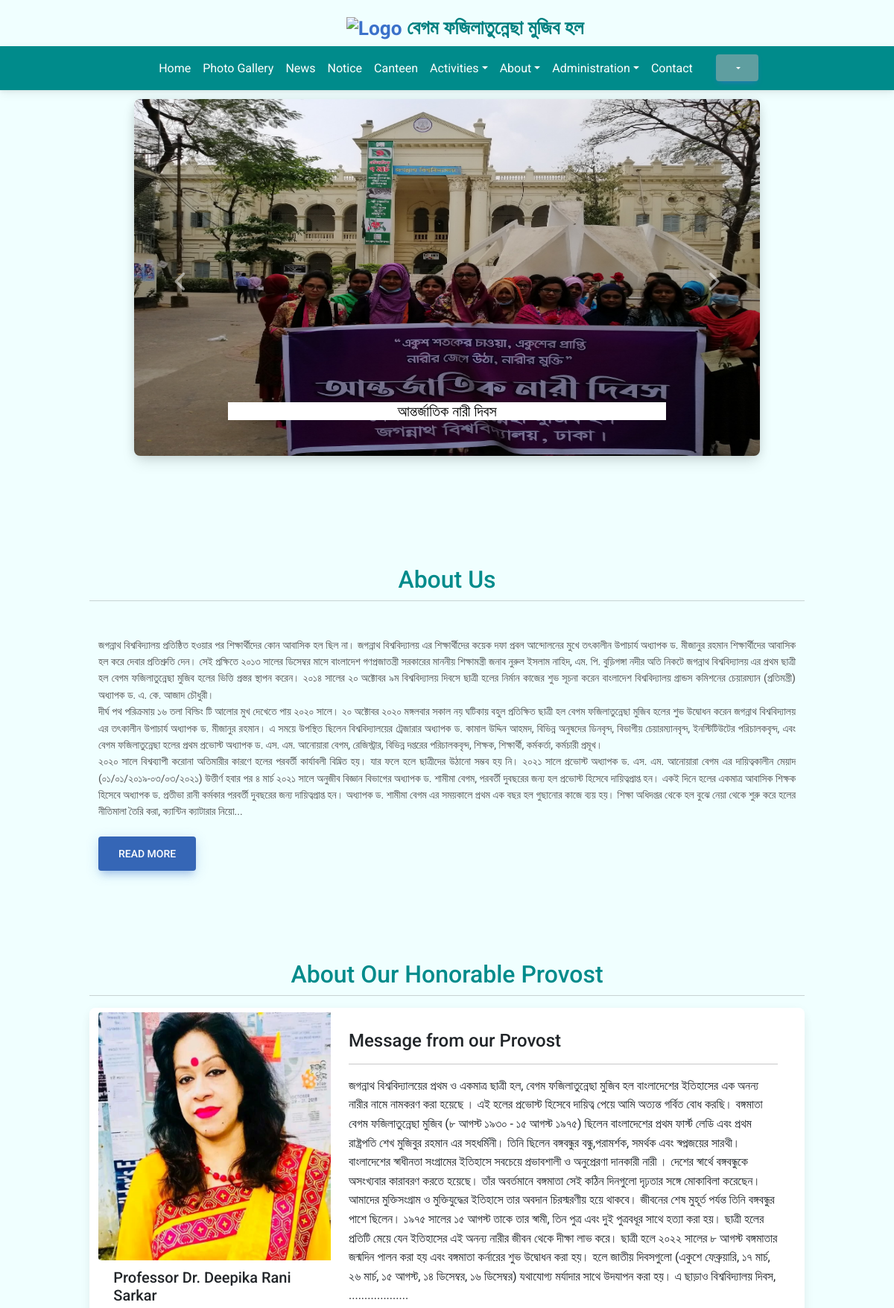
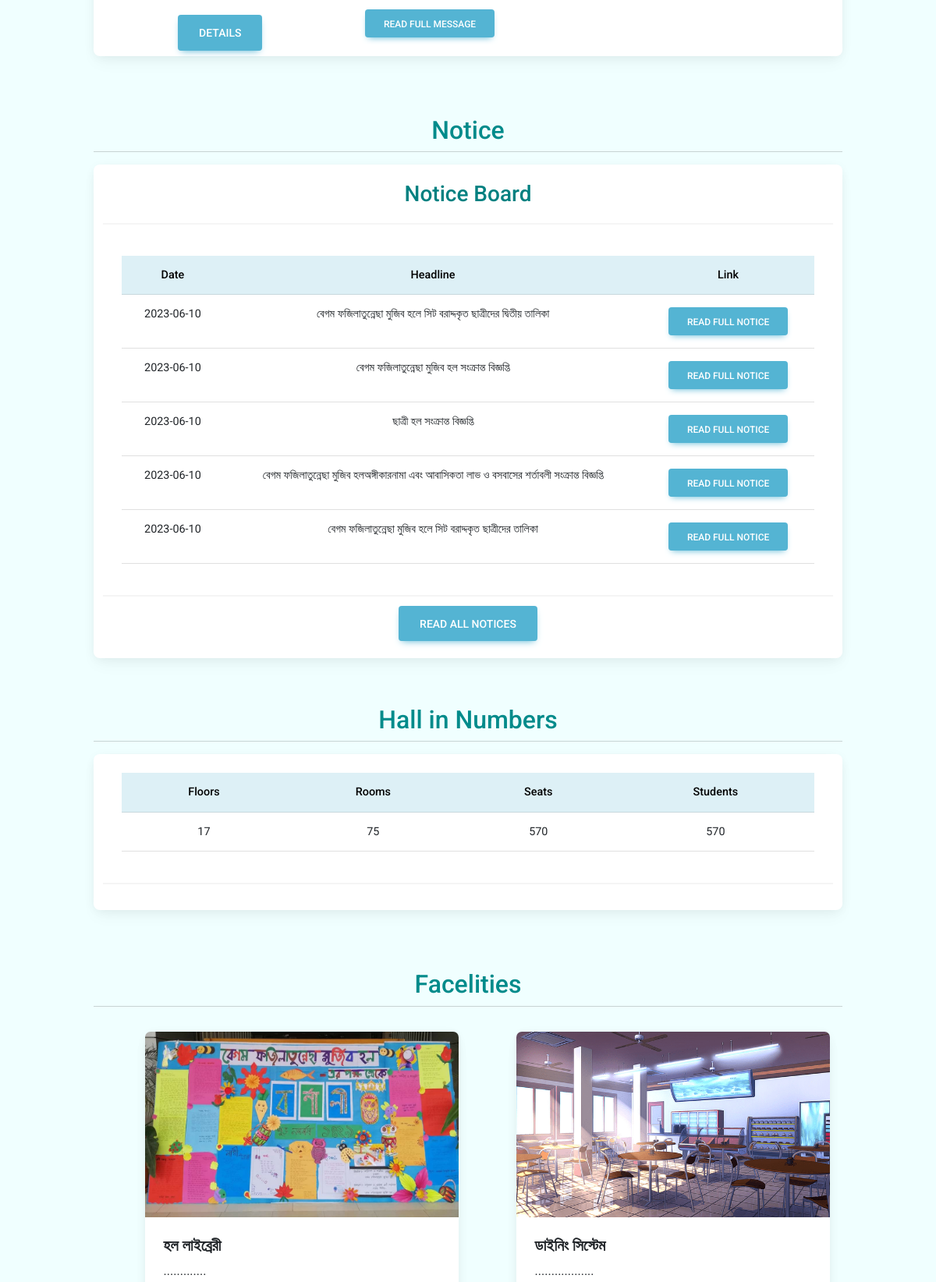
The app's page /change_ho_stu.php (upper part) with its own data (2 pictures, top to bottom).
### tables this page shows
CREATE TABLE `intro` (
  `serial` int(11) NOT NULL,
  `intro` mediumtext NOT NULL
);

CREATE TABLE `current_provost` (
  `name` varchar(100) NOT NULL,
  `department` varchar(100) NOT NULL,
  `designation` varchar(100) NOT NULL,
  `date_of_birth` date NOT NULL,
  `tenure_from` date NOT NULL,
  `tenure_to` date NOT NULL,
  `phnNo` varchar(100) NOT NULL,
  `email` varchar(100) NOT NULL,
  `image` varchar(100) NOT NULL,
  `biography` varchar(3000) NOT NULL,
  `linkdnlink` varchar(200) DEFAULT NULL,
  `googleScholarlink` varchar(200) DEFAULT NULL,
  `fblink` varchar(200) DEFAULT NULL,
  `instalink` varchar(200) DEFAULT NULL,
  `twitterlink` varchar(200) DEFAULT NULL,
  `password` varchar(300) NOT NULL,
  `message_from_provost` varchar(3000) DEFAULT NULL,
  `id` varchar(100) NOT NULL,
  `serial` int(11) NOT NULL
);

CREATE TABLE `notice` (
  `serial` int(11) NOT NULL,
  `headline` varchar(200) NOT NULL,
  `notice` varchar(8000) DEFAULT NULL,
  `image` varchar(200) DEFAULT NULL,
  `date` date NOT NULL DEFAULT current_timestamp()
);

CREATE TABLE `facilities` (
  `serial` int(11) NOT NULL,
  `facility_name` varchar(100) NOT NULL,
  `image` varchar(100) DEFAULT NULL,
  `about` varchar(1000) DEFAULT NULL,
  `link_read_more` varchar(600) DEFAULT NULL
);

### change_ho_stu.php (the view, shortened to what this page needs)
<!DOCTYPE html>
<html lang="en">
<head>
    <link href="https://cdnjs.cloudflare.com/ajax/libs/font-awesome/6.0.0/css/all.min.css"rel="stylesheet"/>
    <link href="https://cdnjs.cloudflare.com/ajax/libs/mdb-ui-kit/6.3.1/mdb.min.css" rel="stylesheet"/>
</head>
<body style="background-color: azure;" onload="showAlert()">
<div class="headr"> <?php include 'header.php' ?></div>
<div class="nv"> <?php include 'navbarStudents.php' ?> </div>
<div class="slider"> <?php include 'slider.php' ?> </div>
<br><br>
<div class="row" style="margin-top:5% ;margin-bottom:2% ;margin-left:10% ;margin-right:10%;">
<h2 style="color:darkcyan"><center>About Us</center></h2><hr>
<?php
include 'db_conn.php';
$sql="SELECT * from intro order by serial desc LIMIT 1";
$query=mysqli_query($conn,$sql);
while($info=mysqli_fetch_array($query)){
?>
<p style="font-size: 14px;margin-left:0%;margin-right:90%;margin-top:1%; text-align:justify;white-space:pre-line">
<?php
$intro=$info['intro'];
$intro_show=substr($intro,0,5024)."...";
echo $intro_show; ?><br>
<a target="_blank" href="introduction_Students.php" class="btn btn-primary btn-lg active" role="button" aria-pressed="true">Read more</a>
</p>
<?php
}
?>
</div>
<div class="row" style="margin-top:5% ;margin-bottom:2% ;margin-left:10% ;margin-right:10%;">
<h2 style="color:darkcyan"><center>About Our Honorable Provost</center></h2><hr>
<?php
include 'db_conn.php';
$sql="SELECT * from current_provost order by serial desc LIMIT 1";
$query=mysqli_query($conn,$sql);
while($info=mysqli_fetch_array($query)){
?>
<div class="card mb-3" style="max-width: 100%;">
  <div class="row g-0">
    <div class="col-md-4">
      <img
        src="<?php echo $info['image']; ?>"
        alt="provost-image"
        class="img-fluid rounded-start"
        style="height:70%; margin-top:2%"
      /> <h5 style="margin-left:6.5%; margin-top:3.7%"><?php echo $info['name']; ?><br>
      <br> <a target="_blank" href="current_provost.php" class="btn btn-info  btn-lg" style="margin-left:26%">Details</a>
</h5>
    </div>
    <div class="col-md-8">
      <div class="card-body" style="margin-top:1%">
        <h4 class="card-title">Message from our Provost</h4><hr>
        <p class="card-text">
        <?php
        $message_from_provost=$info['message_from_provost'];
        $message=substr($message_from_provost,0,3192)."...................";
        echo $message; ?>
        </p>
        <a target="_blank" href="messageProvost_students.php" class="btn btn-info">Read full message</a>
      </div>
    </div>
  </div>
</div>
<?php
}
?>
</div>
<div class="row" style="margin-top:5% ;margin-bottom:2% ;margin-left:10% ;margin-right:10%;">
<h2 style="color:darkcyan"><center>Notice</center></h2><hr>
<div class="card text-center">
  <div class="card-header"><h3 style="color:teal;margin-top:1%">Notice Board</h3></div>
  <div class="card-body">
    <h5 class="card-title">
    <table class="table table-hover">
  <thead class="table-info">
    <tr>
      <th scope="col">Date</th>
      <th scope="col">Headline</th>
      <th scope="col">Link</th>
    </tr>
  </thead>
 </h5>
 <?php
include 'db_conn.php';
$sql="SELECT  * from notice order by serial desc LIMIT 5";
$query=mysqli_query($conn,$sql);
while($info=mysqli_fetch_array($query)){
?>
    <p class="card-text">
      <tbody>
   <tr>
   <td><?php echo $info['date']; ?></td>
     <td ><?php echo $info['headline']; ?></td>
     <td><a target="_blank" href="<?php echo $info['image']; ?>" class="btn btn-info">Read full notice</a></td>
   </tr>
 </tbody>
 <?php
}
?>
</table></p>
  </div>
  <div class="card-footer" style="margin-bottom:1%"> <a target="_blank" href="notice_students.php" class="btn btn-lg btn-info">Read All notices</a>
</div>
</div>
</div>
<div class="row" style="margin-top:5% ;margin-bottom:2% ;margin-left:10% ;margin-right:10%;">
<h2 style="color:darkcyan"><center>Hall in Numbers</center></h2><hr>
<div class="card text-center">
  <div class="card-body">
    <h5 class="card-title">
    <table class="table table-hover">
  <thead class="table-info">
    <tr>
      <th scope="col">Floors</th>
      <th scope="col">Rooms</th>
      <th scope="col">Seats</th>
      <th scope="col">Students</th>
    </tr>
    <tbody>
    <tr>
     <td>17</td>
     <td>75</td>
     <td>570</td>
     <td>570</td>
   </tr></tbody>
  </thead>
 </h5>
  </div>
  <div class="card-footer" style="margin-bottom:1%"></div>
</div>
</div>
<div class="row" style="margin-top:5% ;margin-bottom:2% ;margin-left:10% ;margin-right:10%;">
<h2 style="color:darkcyan"><center>Facelities</center></h2><hr>
<div class="row row-cols-1 row-cols-md-2 g-2" style="margin-left: 6%;">
<?php
include 'db_conn.php';
$sql="SELECT * from facilities order by serial desc LIMIT 2";
$query=mysqli_query($conn,$sql);
while($info=mysqli_fetch_array($query)){
?>
  <div class="col">
    <div class="card h-100" style="width:86%">
    <img src="image/<?php echo $info['image']; ?>"  class="card-img-top" style="height: 67%;" alt="facility"/>
      <div class="card-body">
        <h5 class="card-title"><b><?php echo $info['facility_name']; ?></b></h5>
        <p class="card-text">
        <?php echo $info['about']; ?>
        </p>
      </div>
    </div>
  </div>
<?php
}
?>
</div>
</div>
<?php include 'gallery_for_homepage.php' ?>
<?php include 'footer.php' ?>
    </body>
</html>

### gallery_for_homepage.php (style rules this page uses)
* { box-sizing: border-box; }

### records on screen
intro: intro "জগন্নাথ বিশ্ববিদ্যালয় প্রতিষ্ঠিত হওয়ার পর শিক্ষার্থীদের কোন আবাসিক হল ছিল না। জগন্নাথ বিশ্ববিদ্যালয় এর শিক্ষার্থীদের কয়েক দফা প্রবল আন্দোলনের মুখে তৎকালীন উপাচার্য অধ্যাপক ড. মীজানুর রহমান শিক্ষার্থীদের আবাসিক হল করে দেবার প্রতিশ্রুতি দেন। সেই প্রক্ষিতে ২০১৩ সালের ডিসেম্বর মাসে বাংলাদেশ গণপ্রজাতন্ত্রী সরকারের মাননীয় শিক্ষামন্ত্রী জনাব নুরুল ইসলাম নাহিদ, এম. পি. বুড়িগঙ্গা নদীর অতি নিকটে জগন্নাথ বিশ্ববিদ্যালয় এর প্রথম ছাত্রী হল বেগম ফজিলাতুন্নেছা মুজিব হলের ভিত্তি প্রস্তর স্থাপন করেন। ২০১৪ সালের ২০ অক্টোবর ৯ম বিশ্ববিদ্যালয় দিবসে ছাত্রী হলের নির্মান কাজের শুভ সূচনা করেন বাংলাদেশ বিশ্ববিদ্যালয় গ্রান্ডস কমিশনের চেয়ারম্যান (প্রতিমন্ত্রী) অধ্যাপক ড. এ. কে. আজাদ চৌধুরী। দীর্ঘ পথ পরিক্রমায় ১৬ তলা…"
current_provost: image (picture), name "Professor Dr. Deepika Rani Sarkar", message_from_provost "জগন্নাথ বিশ্ববিদ্যালয়ের প্রথম ও একমাত্র ছাত্রী হল, বেগম ফজিলাতুন্নেছা মুজিব হল বাংলাদেশের ইতিহাসের এক অনন্য নারীর নামে নামকরণ করা হয়েছে । এই হলের প্রভোস্ট হিসেবে দায়িত্ব পেয়ে আমি অত্যন্ত গর্বিত বোধ করছি। বঙ্গমাতা বেগম ফজিলাতুন্নেছা মুজিব (৮ আগস্ট ১৯৩০ - ১৫ আগস্ট ১৯৭৫) ছিলেন বাংলাদেশের প্রথম ফার্স্ট লেডি এবং প্রথম রাষ্ট্রপতি শেখ মুজিবুর রহমান এর সহধর্মিনী। তিনি ছিলেন বঙ্গবন্ধুর বন্ধু,পরামর্শক, সমর্থক এবং স্বপ্নজয়ের সারথী। বাংলাদেশের স্বাধীনতা সংগ্রামের ইতিহাসে সবচেয়ে প্রভাবশালী ও অনুপ্রেরণা দানকারী নারী । দেশের স্বার্থে বঙ্গবন্ধুকে অসংখ্যবার কারাবরণ করতে হয়েছে। তাঁর অবর্তমানে বঙ্গমাতা সেই কঠিন দিনগুলো দৃঢ়তার সঙ্গে মোকাবিলা করেছেন। আমাদের মুক্তিসংগ্রাম ও মুক্তিযুদ্ধের ইতিহাসে তার অবদান…"
notice: date "2023-06-10", headline "বেগম ফজিলাতুন্নেছা মুজিব হলে সিট বরাদ্দকৃত ছাত্রীদের দ্বিতীয় তালিকা"
notice: date "2023-06-10", headline "বেগম ফজিলাতুন্নেছা মুজিব হল সংক্রান্ত বিজ্ঞপ্তি"
notice: date "2023-06-10", headline "ছাত্রী হল সংক্রান্ত বিজ্ঞপ্তি"
notice: date "2023-06-10", headline "বেগম ফজিলাতুন্নেছা মুজিব হলঅঙ্গীকারনামা এবং আবাসিকতা লাভ ও বসবাসের শর্তাবলী সংক্রান্ত বিজ্ঞপ্তি"
notice: date "2023-06-10", headline "বেগম ফজিলাতুন্নেছা মুজিব হলে সিট বরাদ্দকৃত ছাত্রীদের তালিকা"
facilities: image (picture), facility_name "হল লাইব্রেরী", about "............."
facilities: image (picture), facility_name "ডাইনিং সিস্টেম", about ".................."
